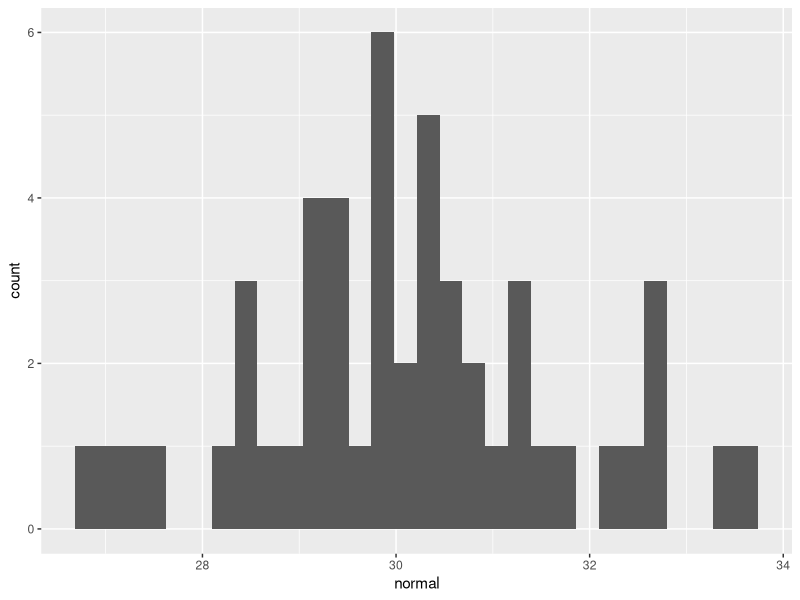

This chart was generated by the following R code:
hola <- rep(30, 50)

library(ggplot2)
library(dplyr)
# Analisis exploratorio 

normal <- rnorm(50, mean = 30, sd = 2)
binomial <- rbinom(50,12, 0.06)

datos <- as.data.frame(cbind(normal, binomial))
View(datos)

ggplot(datos, aes(normal))+
  geom_histogram()
